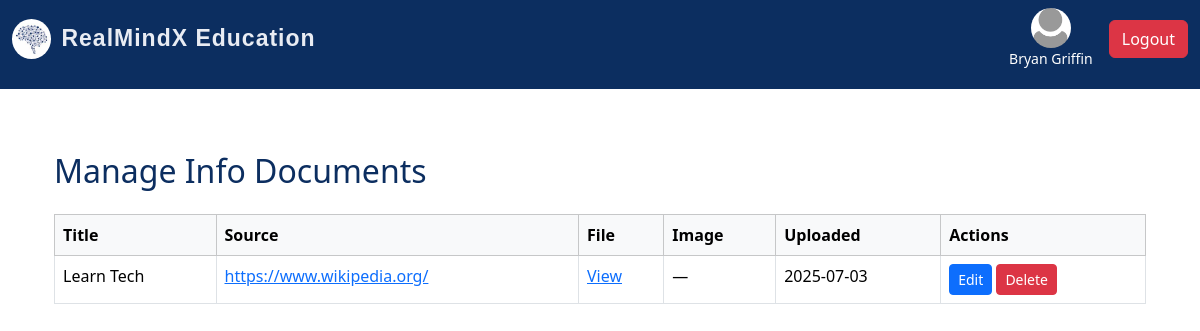
Screenshot of /admin/info/manage (signed in) with the database file from the repository.
### realmind/models/admin.py (models this page shows, shortened)
class Admin(UserMixin, db.Model):
    id = db.Column(db.Integer, primary_key=True)
    username = db.Column(db.String(150), unique=True, nullable=False)
    email = db.Column(db.String(150), unique=True, nullable=False)
    password = db.Column(db.String(150), nullable=False)
    profile_pic = db.Column(db.String(200), nullable=True)
    job_posts = db.relationship('JobPost', backref='admin', lazy=True)
    news_posts = db.relationship('News', backref='admin', lazy=True)
    @property
    def is_admin(self):
        return True

### realmind/models/resource_info.py (models this page shows)
class InfoDocument(db.Model):
    id = db.Column(db.Integer, primary_key=True)
    title = db.Column(db.String(255), nullable=False)
    source = db.Column(db.String(255), nullable=False)
    filename = db.Column(db.String(255), nullable=False)  # PDF or Word file
    image = db.Column(db.String(255))  # thumbnail
    upload_date = db.Column(db.DateTime, default=datetime.utcnow)
    ecommerce_id = db.Column(db.Integer, nullable=True)
    admin_id = db.Column(db.Integer, db.ForeignKey('admin.id'), nullable=False)
    admin = db.relationship('Admin', backref='info_documents')

### realmind/routes/admin_routes.py (the view)
@admin_bp.route('/admin/info/manage')
@login_required
def manage_info():
    documents = InfoDocument.query.order_by(InfoDocument.upload_date.desc()).all()
    print(f"DOCUMENTS FOUND: {len(documents)}")
    for doc in documents:
        print(f"Title: {doc.title}, Admin ID: {doc.admin_id}")
    return render_template('admin/manage_info.html', documents=documents)

### realmind/templates/admin/manage_info.html (shortened to what this page needs)
{% extends 'index.html' %}
{% block content %}
<div class="container py-5">
    <h2 class="mb-4">Manage Info Documents</h2>
    <table class="table table-bordered table-hover">
        <thead class="table-light">
            <tr>
                <th>Title</th>
                <th>Source</th>
                <th>File</th>
                <th>Image</th>
                <th>Uploaded</th>
                <th>Actions</th>
            </tr>
        </thead>
        <tbody>
            {% if documents %}
                {% for doc in documents %}
                <tr>
                    <td>{{ doc.title }}</td>
                    <td>
                      {% if doc.source.startswith('http') %}
                        <a href="{{ doc.source }}" target="_blank">{{ doc.source }}</a>
                      {% else %}
                        {{ doc.source }}
                      {% endif %}
                    </td>
                    <td>
                        <a href="{{ url_for('static', filename='uploads/' ~ doc.filename) }}" target="_blank">View</a>
                    </td>
                    <td>
                        {% if doc.image %}
                            <img src="{{ url_for('static', filename='uploads/' ~ doc.image) }}" width="60">
                        {% else %}
                            —
                        {% endif %}
                    </td>
                    <td>{{ doc.upload_date.strftime('%Y-%m-%d') }}</td>
                    <td>
                        <a href="{{ url_for('admin.edit_info', id=doc.id) }}" class="btn btn-sm btn-primary">Edit</a>
                        <button type="button" class="btn btn-sm btn-danger" data-bs-toggle="modal" data-bs-target="#deleteModal{{ doc.id }}">
                            Delete
                        </button>
                    </td>
                </tr>
                {% endfor %}
            {% else %}
                <tr>
                    <td colspan="6" class="text-center text-muted">No documents found.</td>
                </tr>
            {% endif %}
        </tbody>
    </table>
</div>
{% endblock %}

### realmind/templates/index.html (shortened to what this page needs)
<!DOCTYPE html>
<html lang="en">
<head>
  <link rel="stylesheet" href="https://cdn.jsdelivr.net/npm/bootstrap@5.3.3/dist/css/bootstrap.min.css">
  <link rel="stylesheet" href="https://cdnjs.cloudflare.com/ajax/libs/font-awesome/6.6.0/css/all.min.css">
  <link rel="stylesheet" href="{{ url_for('static', filename='main.css') }}">
</head>
<body>
<nav class="navbar navbar-expand-lg navbar-dark bg-steel fixed-top">
  <div class="container-fluid">
<a class="navbar-brand d-flex align-items-center"
   href="{% if current_user.is_authenticated %}
            {% if current_user.is_admin %}
              {{ url_for('admin.admin_dashboard') }}
            {% else %}
              {{ url_for('user.users_dashboard') }}
            {% endif %}
         {% else %}
            {{ url_for('main.home') }}
         {% endif %}">
  <img src="{{ url_for('static', filename='images/brain.jpg') }}" alt="Logo" style="height: 40px; border-radius: 50%; margin-right: 10px;">
  RealMindX Education
</a>
    <div class="collapse navbar-collapse justify-content-end" id="navbarNav">
      <ul class="navbar-nav">
        {% if current_user.is_authenticated %}
        <li class="nav-item d-flex align-items-center ms-2">
          <div class="d-flex flex-column align-items-center text-white me-3">
            {% if current_user.profile_pic %}
              <img src="{{ url_for('static', filename='uploads/' ~ current_user.profile_pic) }}"
                   alt="Profile"
                   style="width: 40px; height: 40px; border-radius: 50%; object-fit: cover;">
            {% else %}
              <img src="{{ url_for('static', filename='images/default-profile.webp') }}"
                   alt="Default Profile"
                   style="width: 40px; height: 40px; border-radius: 50%; object-fit: cover;">
            {% endif %}
            <small>{{ current_user.username }}</small>
          </div>
          <a class="btn btn-danger" href="{{ url_for('auth.logout') }}">Logout</a>
        </li>
        {% endif %}
      </ul>
    </div>
  </div>
</nav>
<main class="container mt-5 pt-4">
  {% block content %}{% endblock %}
</main>
</body>
</html>

### realmind/static/main.css (style rules this page uses)
html,body { position: relative; color: #0f0505; display: flex; flex-direction: column; margin: 0; margin-top: 1.0rem; }
.container { flex: 1; }
.navbar { margin-bottom: 0; padding-bottom: 20px; }
.navbar-brand { text-decoration: none; font-family: "Poppins", sans-serif; font-size: 23px; font-weight: bold; color:rgb(233, 236, 243); letter-spacing: 1px; }
.bg-steel { background-color: #0C2E60; }
.navbar-nav a { font-size: 16px; font-weight: 400; display: flex; align-items: center; gap: 5px; color: #ffffff; }
h1, h2, h3, h4 { color: #0C2E60; }
label, button { font-size: 20px; }

### rows the page displays
Admin: username "Bryan Griffin"
InfoDocument: title "Learn Tech", source "https://www.wikipedia.org/", upload_date "2025-07-03"
